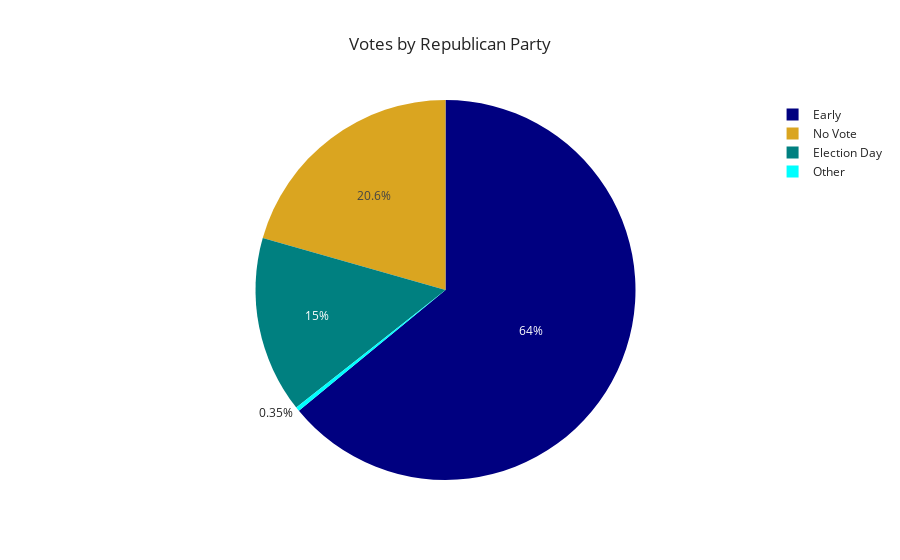

The code cell stored with this chart in its notebook:
### Code cell
get_pie_count(elec_df, 'party_grp', 'Gen_2020', 'REP',
              title='Votes by Republican Party')

### Figure 1 — Plotly figure (JSON) as saved in the notebook; plotly's stock layout.template omitted (floating-point values rounded to 4 significant figures)
{"data": [{"customdata": [["Early"], ["Election Day"], ["No Vote"], ["Other"]], "domain": {"x": [0, 1], "y": [0, 1]}, "hovertemplate": "Voting Method=%{customdata[0]}<br>Count=%{value}<extra></extra>", "labels": ["Early", "Election Day", "No Vote", "Other"], "legendgroup": "", "marker": {"colors": ["navy", "teal", "goldenrod", "aqua"]}, "name": "", "showlegend": true, "type": "pie", "values": [1428133, 335189, 459318, 7816]}], "layout": {"legend": {"tracegroupgap": 0}, "title": {"text": "Votes by Republican Party"}}}
